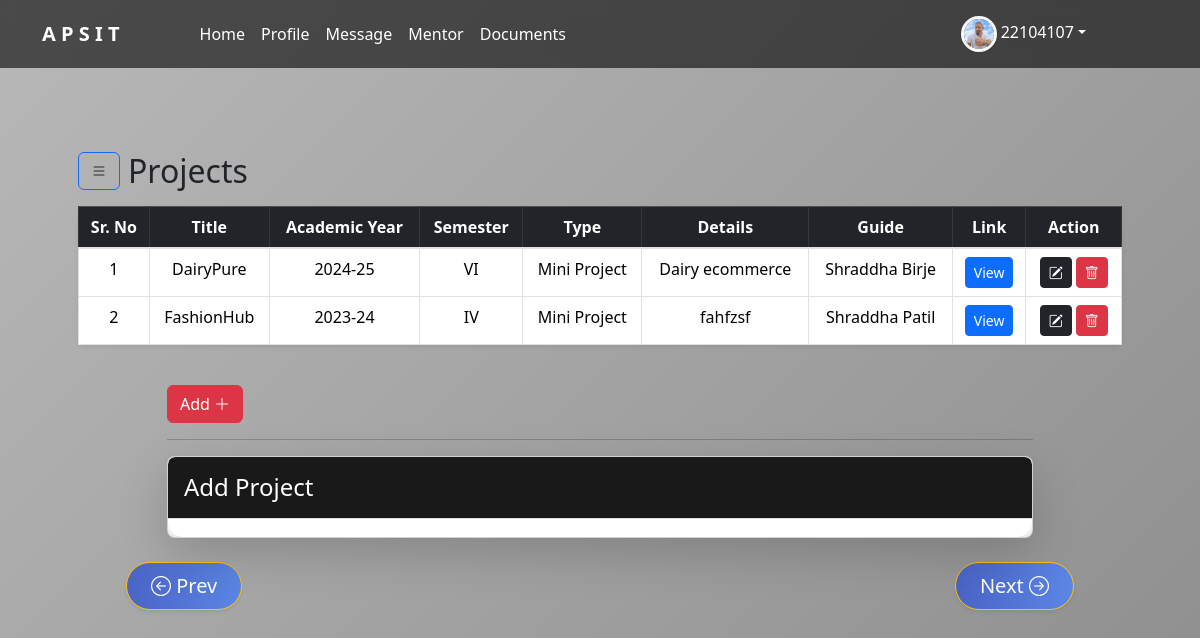
Before: /projects-list/ (signed in) with the older database file.
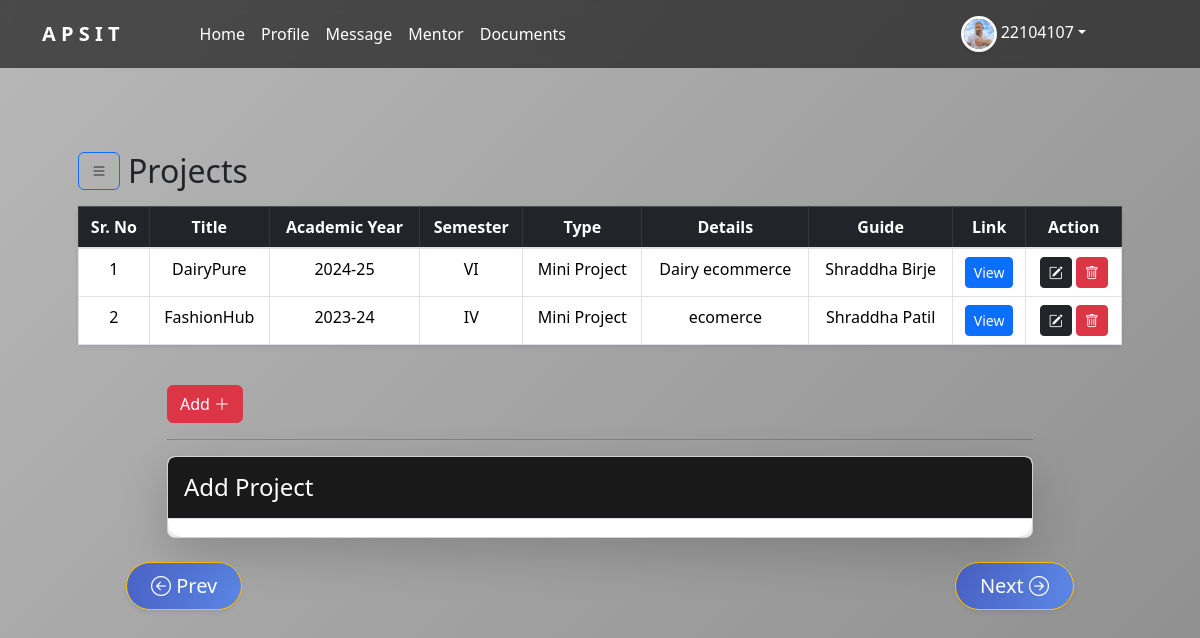
After: the same page with the newer database file.
### mentee/models.py (models this page shows, shortened)
class Project(models.Model):
    TYPE_CHOICES = [
        ("Mini Project", "Mini Project"),
        ("Major Project", "Major Project"),
        ("Research", "Research"),
        ("Other", "Other"),
    ]
    user = models.ForeignKey(User, on_delete=models.CASCADE, null=True)
    title = models.CharField(max_length=200, blank=True, null=True)
    academic_year = models.CharField(max_length=20, choices=AY, blank=True, null=True)
    semester = models.CharField(max_length=10, choices=SEMESTER, blank=True, null=True)
    project_type = models.CharField(max_length=50, choices=TYPE_CHOICES, blank=True, null=True)
    details = models.TextField(max_length=1000, blank=True, null=True)
    guide_name = models.CharField(max_length=100, blank=True, null=True)
    link = models.URLField(blank=True, null=True)
    uploaded_at = models.DateTimeField(auto_now_add=True)

### mentee/views/mentee.py (the view)
# urls.py: path("projects-list/", mentee.projects_view, name="projects-list"),
@login_required
def projects_view(request):
    projects = Project.objects.filter(user=request.user).order_by("-uploaded_at")
    project_id = request.GET.get("edit")
    project_to_edit = None
    if project_id:
        project_to_edit = get_object_or_404(Project, id=project_id, user=request.user)
    if request.method == "POST":
        if "delete" in request.POST:  # delete project
            project = get_object_or_404(Project, id=request.POST.get("delete"), user=request.user)
            project.delete()
            return redirect("projects-list")
        elif project_id:  # update project
            form = ProjectForm(request.POST, request.FILES, instance=project_to_edit)
            if form.is_valid():
                form.save()
                return redirect("projects-list")
        else:  # add new project
            form = ProjectForm(request.POST, request.FILES)
            if form.is_valid():
                project = form.save(commit=False)
                project.user = request.user
                project.save()
                return redirect("projects-list")
    else:
        if project_to_edit:
            form = ProjectForm(instance=project_to_edit)  # prefill form for editing
        else:
            form = ProjectForm()
    return render(
        request,
        "menti/projects_list.html",
        {
            "projects": projects,
            "form": form,
            "editing": bool(project_to_edit),
            "project_id": project_to_edit.id if project_to_edit else None,
            "is_mentor_view": False,
        },
    )

### mentee/templates/menti/projects_list.html (shortened to what the changed rows need)
{% extends "menti/base.html" %}
{% load static %}
{% load widget_tweaks %}
{% block content %}
<div class="d-flex">
    <div class="content flex-grow-1 p-4">
        <div class="container">
            <div class="d-flex align-items-center mb-3">
                <h2 class="mb-0">Projects</h2>
            </div>
            <table class="table table-bordered table-hover align-middle shadow-sm rounded">
                <thead class="table-dark">
                    <tr>
                        <th class="text-center">Sr. No</th>
                        <th class="text-center">Title</th>
                        <th class="text-center">Academic Year</th>
                        <th class="text-center">Semester</th>
                        <th class="text-center">Type</th>
                        <th class="text-center">Details</th>
                        <th class="text-center">Guide</th>
                        <th class="text-center">Link</th>
                        {% if is_mentor_view == False %}
                        <th class="text-center">Action</th>
                        {% endif %}
                    </tr>
                </thead>
                <tbody>
                    {% for project in projects %}
                        <tr>
                            <td class="text-center">{{ forloop.counter }}</td>
                            <td class="text-center">{{ project.title }}</td>
                            <td class="text-center">{{ project.academic_year }}</td>
                            <td class="text-center">{{ project.semester }}</td>
                            <td class="text-center">{{ project.project_type }}</td>
                            <td class="text-center">{{ project.details }}</td>
                            <td class="text-center">{{ project.guide_name }}</td>
                            <td class="text-center">
                                <a class="btn btn-primary btn-sm" href="{{ project.link }}" target="_blank">View</a>
                            </td>
                            {% if is_mentor_view == False %}
                            <td class="text-center">
                                <a href="?edit={{ project.id }}" class="btn btn-dark btn-sm">
                                    <i class="bi bi-pencil-square"></i>
                                </a>
                                <form method="post" style="display:inline;">
                                    <button type="submit" name="delete" value="{{ project.id }}"
                                            class="btn btn-danger btn-sm"
                                            onclick="return confirm('Are you sure you want to delete this project?');">
                                        <i class="bi bi-trash"></i>
                                    </button>
                                </form>
                            </td>
                            {% endif %}
                        </tr>
                    {% empty %}
                        <tr>
                            <td colspan="9" class="text-center">No projects submitted yet.</td>
                        </tr>
                    {% endfor %}
                </tbody>
            </table>
        </div>
    </div>
</div>
{% endblock %}

Changed rows visible on the page:
changed Project "FashionHub": details "fahfzsf" → "ecomerce"
